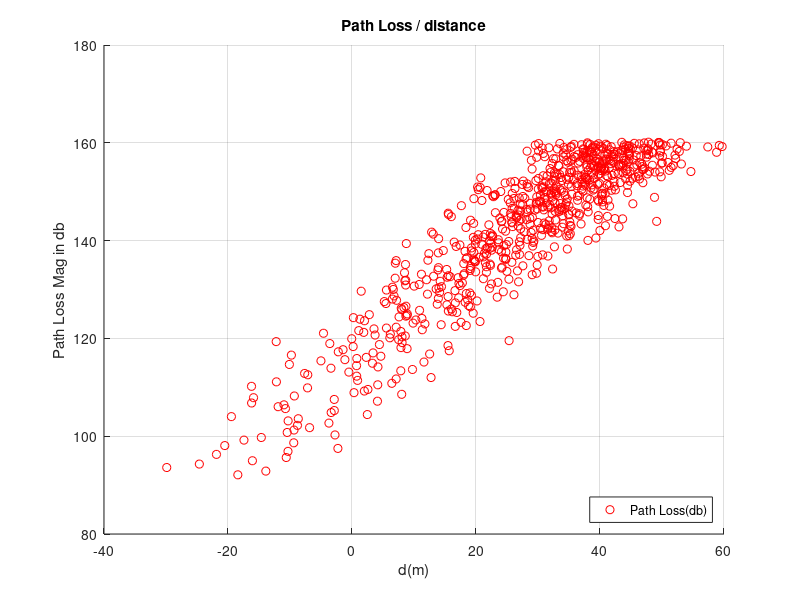

Recreate this plot in MATLAB.
%% HW4

% University: Amirkabir University of Technology

%% Q 4-31
%% Clear recent data
clc;
close all;
clear;
%% Initialization
dmax = 3000; %as Example 4.9
n = 4.4; %as Example 4.9
sigma = 6.17; %As Example 4.9 in db
d0 = 100;%as Example 4.9
PL_d0 = -20;%as Example 4.9
n_sample = 750;%as Example 4.9
%% MSE
if dmax >= d0
        % caculate the path loss
        d = linspace(d0, dmax, n_sample);
        X = normrnd(0, sigma, [1, n_sample]);
        PL = PL_d0 + 10*n*log10(d/d0) + X;
        
        % plotting the results
        scatter(PL,20*log(d),"r");
        title("Path Loss / distance")
        xlabel ('d(m)')
        ylabel('Path Loss Mag in db')
        grid on
        legend('Path Loss(db)','Location','southeast')
end






